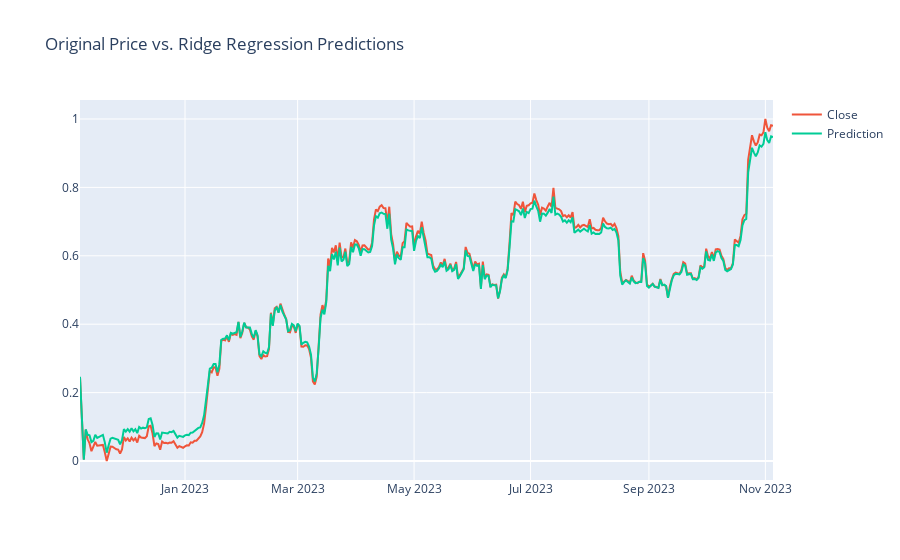

This figure's notebook cell:
### Code cell
# Price predicting
predicted_price = model.predict(X)

# add the predicted values into a list
Predicted = []
for i in predicted_price:
  Predicted.append(i[0])

# Append the close values to the list
close = []
for i in scaled_df:
  close.append(i[0])

df_predicted = target_df[['Date']]


df_predicted = df_predicted.iloc[:-1]

df_predicted['Close'] = close

df_predicted['Prediction'] = Predicted

# plotting the data
interactive_plot(df_predicted, 'Original Price vs. Ridge Regression Predictions')

### Figure 1 — Plotly figure (JSON) as saved in the notebook; plotly's stock layout.template omitted (floating-point values rounded to 4 significant figures; data arrays with more than 128 entries replaced by an {"elided": "..."} marker saying what was removed)
{"data": [{"hovertemplate": "<extra></extra>", "legendgroup": "", "line": {"color": "#636efa", "dash": "solid"}, "marker": {"symbol": "circle"}, "mode": "lines", "name": "", "orientation": "v", "showlegend": false, "type": "scatter", "xaxis": "x", "yaxis": "y"}, {"name": "Close", "type": "scatter", "x": {"elided": "364 str values"}, "y": {"elided": "364 float values"}}, {"name": "Prediction", "type": "scatter", "x": {"elided": "364 str values"}, "y": {"elided": "364 float values"}}], "layout": {"legend": {"tracegroupgap": 0}, "title": {"text": "Original Price vs. Ridge Regression Predictions"}, "xaxis": {"anchor": "y", "domain": [0, 1]}, "yaxis": {"anchor": "x", "domain": [0, 1]}}}
